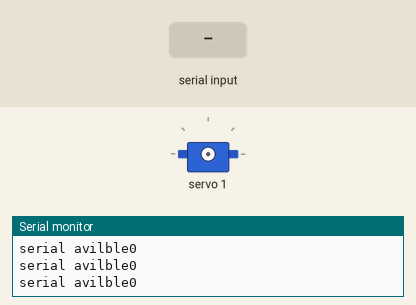
Simulated run of this sketch. Board: Arduino Uno, built with avr-gcc and run on an emulated ATmega328P. Parts: servo, the last lines printed to the serial monitor. Inputs (shaded band) come from the test bench.

Above: at 1.2 s.
1.3 s: "90,45\n" received over Serial
At 2.4 s:
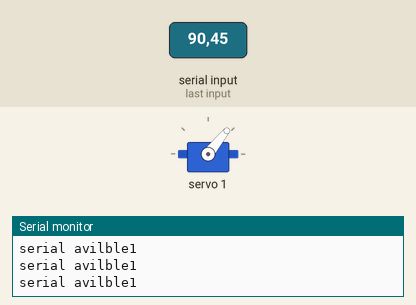
2.9 s: "30,150\n" received over Serial
At 3.9 s:
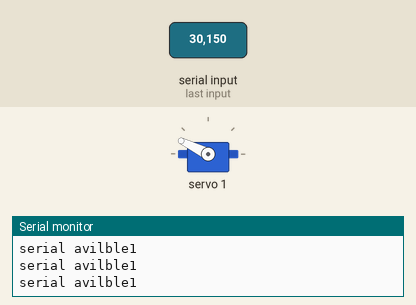
4.5 s: "5\n" received over Serial
At 5.2 s:
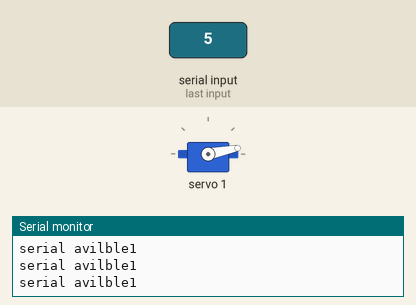
6.0 s: "200\n" received over Serial
At 6.5 s:
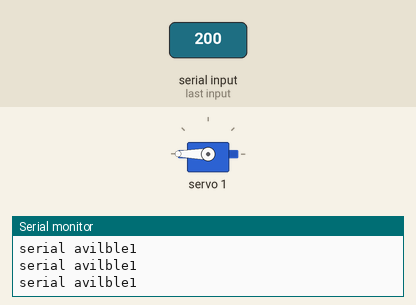
7.5 s: "90\n" received over Serial
At 7.9 s:
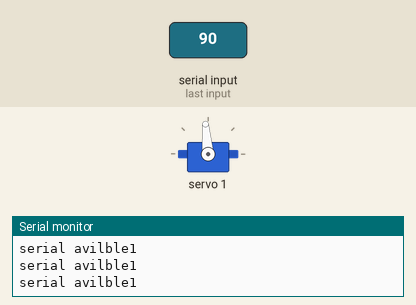
Timing chart, 0 to 10.0 s (numbered marks = the images above; inputs shaded):
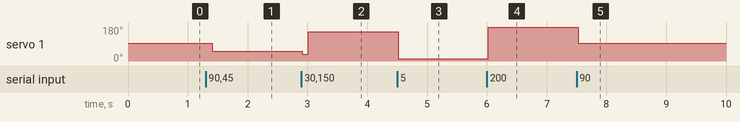

The sketch:

Servo_test.ino
```cpp
#include <Wire.h>
#include <Adafruit_PWMServoDriver.h>


Adafruit_PWMServoDriver pwm = Adafruit_PWMServoDriver();


#define SERVOMIN  150 // this is the 'minimum' pulse length count (out of 4096)
#define SERVOMAX  600 // this is the 'maximum' pulse length count (out of 4096)

// our servo # counter
uint8_t servonum = 5;
int posRecieved = 0;
double pulselength;

void setup() {
  Serial.begin(9600);
  Serial.println("Send angle from serial to servo");

  pwm.begin();
  pwm.setPWMFreq(60);  // Analog servos run at ~60 Hz updates

  //yield();
}


void loop() {
Serial.print("serial avilble");
Serial.println(Serial.available());

if (Serial.available() > 1){
  posRecieved = Serial.parseInt();
  Serial.print("Pos received: ");
  Serial.println(posRecieved);
  pulselength = map(posRecieved, 0, 180, SERVOMIN, SERVOMAX);
  Serial.print("Pulselength: ");
  Serial.println(pulselength);
  pwm.setPWM(1,0, pulselength);

}

delay(100);
}
```

Measured:
- after the input at 1.3 s, servo 1: 95° → 51° after 0.11 s
- after the input at 2.9 s, servo 1: 51° → 36° at once, → 154° 0.10 s later
- after the input at 4.5 s, servo 1: 154° → 11° at once
- after the input at 6.0 s, servo 1: 11° → 180° at once
- after the input at 7.5 s, servo 1: 180° → 95° at once
